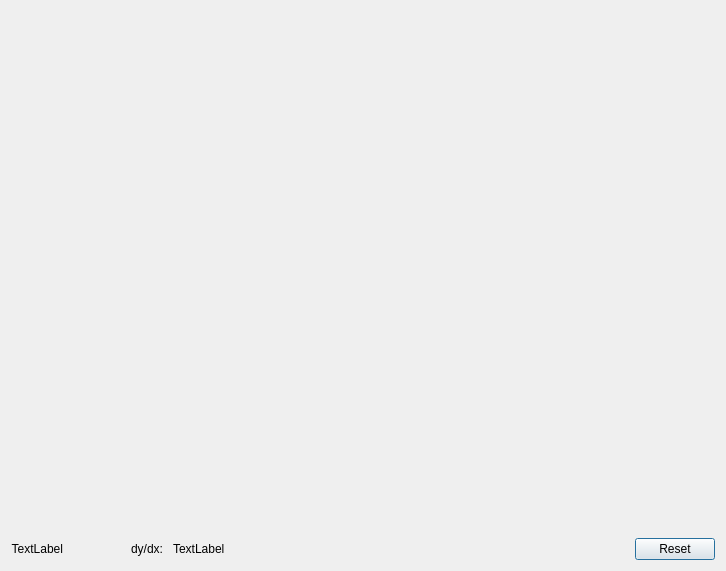
<?xml version="1.0" encoding="UTF-8"?>
<ui version="4.0">
 <class>NetworkErrorPlot</class>
 <widget class="QDialog" name="NetworkErrorPlot">
  <property name="geometry">
   <rect>
    <x>0</x>
    <y>0</y>
    <width>726</width>
    <height>571</height>
   </rect>
  </property>
  <property name="sizePolicy">
   <sizepolicy hsizetype="Preferred" vsizetype="Preferred">
    <horstretch>0</horstretch>
    <verstretch>0</verstretch>
   </sizepolicy>
  </property>
  <property name="windowTitle">
   <string>NetworkErrorPlot</string>
  </property>
  <property name="layoutDirection">
   <enum>Qt::RightToLeft</enum>
  </property>
  <layout class="QGridLayout" name="gridLayout">
   <item row="1" column="1">
    <spacer name="horizontalSpacer_2">
     <property name="orientation">
      <enum>Qt::Horizontal</enum>
     </property>
     <property name="sizeType">
      <enum>QSizePolicy::Fixed</enum>
     </property>
     <property name="sizeHint" stdset="0">
      <size>
       <width>250</width>
       <height>20</height>
      </size>
     </property>
    </spacer>
   </item>
   <item row="1" column="4">
    <spacer name="horizontalSpacer">
     <property name="orientation">
      <enum>Qt::Horizontal</enum>
     </property>
     <property name="sizeHint" stdset="0">
      <size>
       <width>599</width>
       <height>20</height>
      </size>
     </property>
    </spacer>
   </item>
   <item row="1" column="5">
    <widget class="QLabel" name="label">
     <property name="sizePolicy">
      <sizepolicy hsizetype="Fixed" vsizetype="Fixed">
       <horstretch>0</horstretch>
       <verstretch>0</verstretch>
      </sizepolicy>
     </property>
     <property name="minimumSize">
      <size>
       <width>0</width>
       <height>20</height>
      </size>
     </property>
     <property name="text">
      <string>TextLabel</string>
     </property>
     <property name="alignment">
      <set>Qt::AlignRight|Qt::AlignTrailing|Qt::AlignVCenter</set>
     </property>
    </widget>
   </item>
   <item row="1" column="0">
    <widget class="QPushButton" name="plotResetBtn">
     <property name="sizePolicy">
      <sizepolicy hsizetype="Fixed" vsizetype="Fixed">
       <horstretch>0</horstretch>
       <verstretch>0</verstretch>
      </sizepolicy>
     </property>
     <property name="text">
      <string>Reset</string>
     </property>
    </widget>
   </item>
   <item row="1" column="3">
    <widget class="QLabel" name="label_2">
     <property name="text">
      <string>dy/dx: </string>
     </property>
    </widget>
   </item>
   <item row="1" column="2">
    <widget class="QLabel" name="derivativeLabel">
     <property name="sizePolicy">
      <sizepolicy hsizetype="Expanding" vsizetype="Preferred">
       <horstretch>50</horstretch>
       <verstretch>0</verstretch>
      </sizepolicy>
     </property>
     <property name="minimumSize">
      <size>
       <width>200</width>
       <height>0</height>
      </size>
     </property>
     <property name="text">
      <string>TextLabel</string>
     </property>
    </widget>
   </item>
   <item row="0" column="0" colspan="6">
    <widget class="AutoRescalingPlot" name="plot" native="true">
     <property name="enabled">
      <bool>true</bool>
     </property>
     <property name="sizePolicy">
      <sizepolicy hsizetype="Preferred" vsizetype="Preferred">
       <horstretch>0</horstretch>
       <verstretch>0</verstretch>
      </sizepolicy>
     </property>
     <property name="layoutDirection">
      <enum>Qt::LeftToRight</enum>
     </property>
    </widget>
   </item>
  </layout>
 </widget>
 <layoutdefault spacing="6" margin="11"/>
 <customwidgets>
  <customwidget>
   <class>AutoRescalingPlot</class>
   <extends>QWidget</extends>
   <header>autorescalingplot.h</header>
   <container>1</container>
  </customwidget>
 </customwidgets>
 <resources/>
 <connections/>
</ui>
